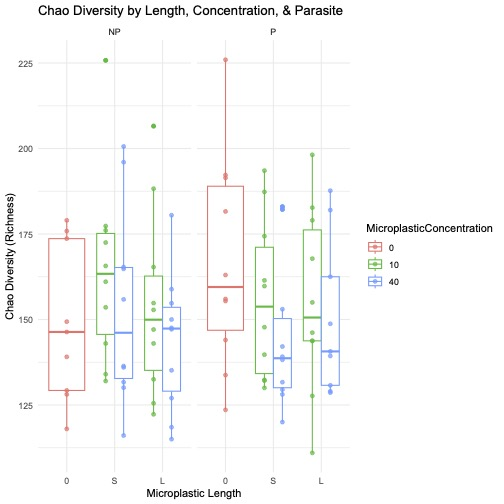

Recreate this plot in R.
# Load required libraries
library(qiime2R)
library(ggplot2)
library(lme4)
library(lmerTest)
library(dplyr)
# For post-hoc Dunn's test:
library(dunn.test)

readRenviron(".Renviron")

# -------------------------------
# Load and Prepare Simpson Diversity Data
# -------------------------------

# Read the exported Simpson diversity TSV file
tsv_path <- file.path(Sys.getenv("BASE_DATA_PATH"), "rarefied_chao1.tsv")
tsv_data <- read.table(tsv_path, header = TRUE, sep = "\t", stringsAsFactors = FALSE)
head(tsv_data)

# Rename the first column to "SampleID_full" and the second column to "simpson"
names(tsv_data)[1] <- "SampleID_full"
names(tsv_data)[2] <- "chao1"

# -------------------------------
# Load Treatment Metadata and Merge
# -------------------------------

# Load the treatments CSV file (metadata)
treatment_data <- read.csv(file.path(Sys.getenv("BASE_DATA_PATH"),
                                     "Metadata for microbiota analysis.xlsx - PES MPF paper metadata.csv"),
                           header = TRUE, stringsAsFactors = FALSE)
head(treatment_data)

# Create a matching SampleID_full in the treatment data
treatment_data$SampleID_full <- sprintf("KA%03d", as.numeric(treatment_data$Sample.ID))

# Merge treatment metadata with Simpson diversity data
merged_data <- merge(treatment_data, tsv_data, by = "SampleID_full", all.x = TRUE)
head(merged_data)

# -------------------------------
# Prepare Treatment Variables
# -------------------------------

# Convert treatment variables to factors using appropriate columns
merged_data$MicroplasticLength <- factor(merged_data$MPF.length..Long.Short., levels = c("0", "S", "L"))
merged_data$MicroplasticConcentration <- factor(merged_data$Concentration..µg.L., levels = c("0", "10", "40"))
merged_data$Parasite <- factor(merged_data$Parasite..P.parasite.NP.non.parasite., levels = c("NP", "P"))



output_plot <- ggplot(merged_data, aes(x = MicroplasticLength, y = chao1, color = MicroplasticConcentration)) +
  geom_boxplot(position = position_dodge(width = 0.75)) +
  geom_jitter(position = position_dodge(width = 0.75), alpha = 0.7) +
  facet_wrap(~ Parasite) +
  labs(title = "Chao Diversity by Length, Concentration, & Parasite",
       x = "Microplastic Length",
       y = "Chao Diversity (Richness)") +
  theme_minimal()

output_plot


# Create a new combined treatment variable based on concentration and length.
# If concentration is "0", then label as "Control". Otherwise, label as "Treated_{Concentration}_{Length}"
merged_data$CombinedTreatment <- ifelse(merged_data$MicroplasticConcentration == "0", 
                                    "Control", 
                                    paste("Treated",
                                          merged_data$MicroplasticConcentration,
                                          merged_data$MicroplasticLength,
                                          sep = "_"))
# Convert the new variable to a factor
merged_data$CombinedTreatment <- factor(merged_data$CombinedTreatment)

library(rcompanion)

scheirerRayHare(chao1 ~ CombinedTreatment * Parasite, data = merged_data)


# DV:  chao1 
# Observations:  98 
# D:  0.9999745 
# MS total:  808.5 

#                            Df Sum Sq      H p.value
# CombinedTreatment           4   3155 3.9024 0.41937
# Parasite                    1     97 0.1202 0.72877
# CombinedTreatment:Parasite  4   2684 3.3200 0.50577
# Residuals                  88  72462    
